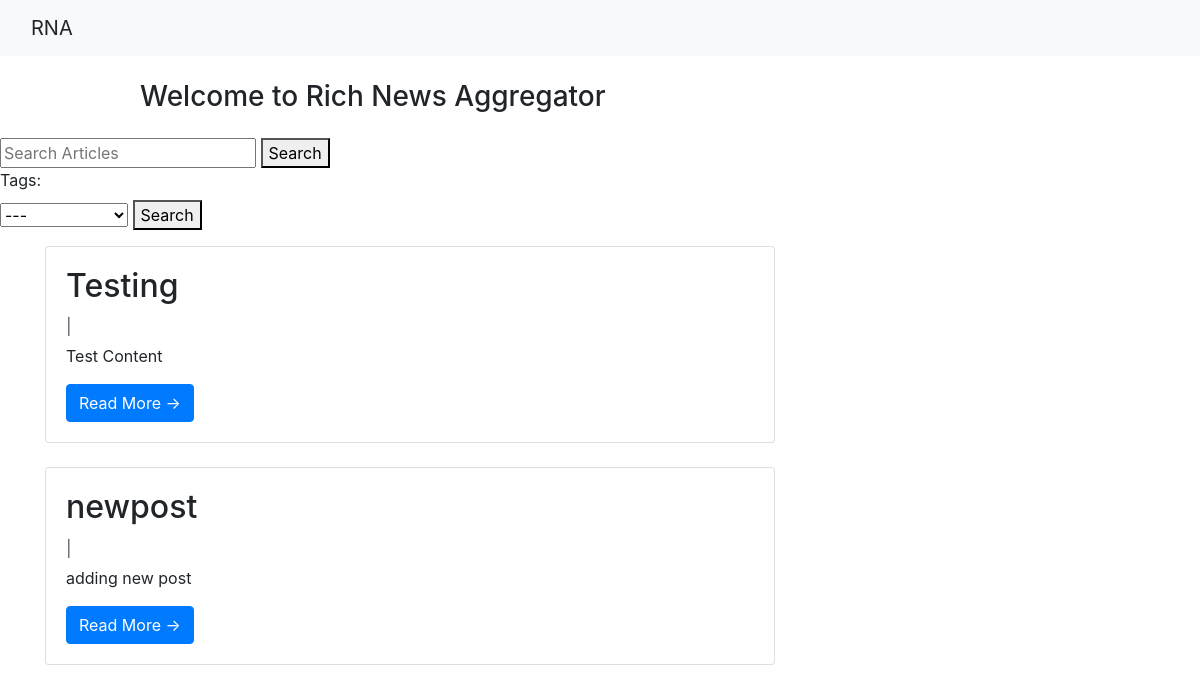
The app's page /api/articles/articles/, older data.
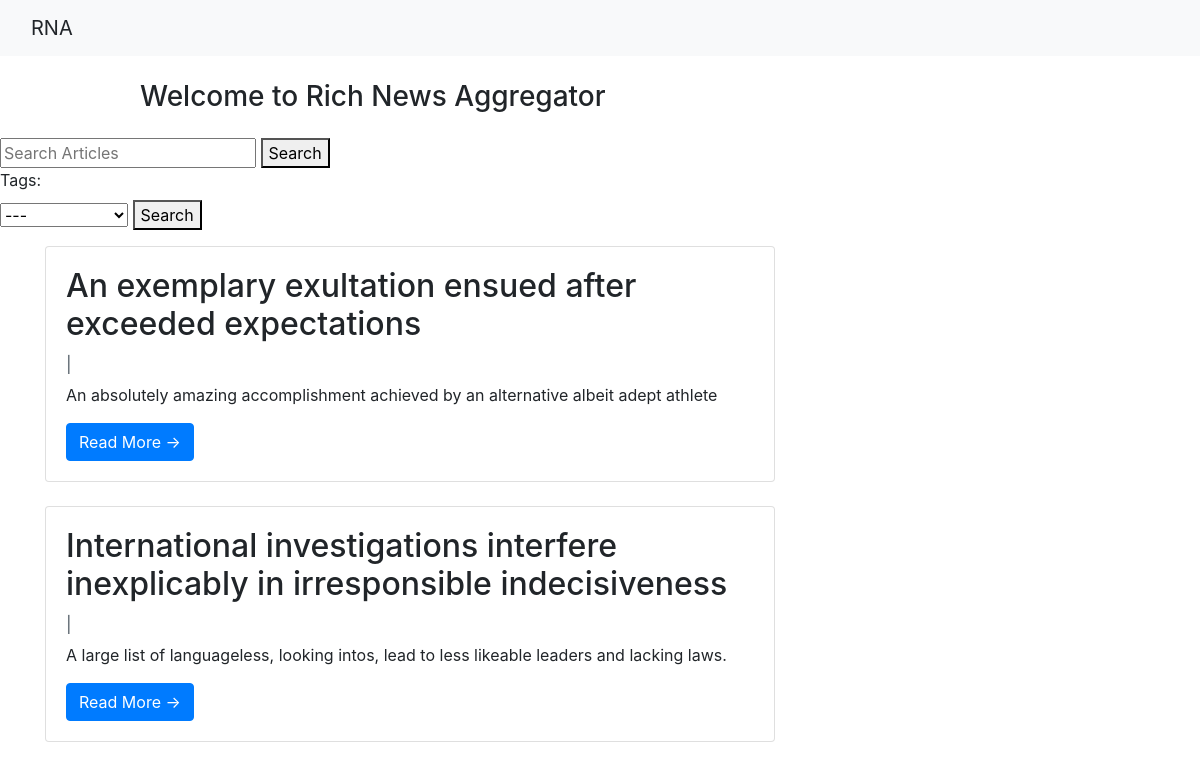
The same page, newer data.
### article/models.py (models this page shows, shortened)
class Post(models.Model):
    title = models.CharField(max_length=200, unique=True)
    content = models.TextField(default="")
    imageURl = models.TextField(default="")
    category = models.IntegerField(choices=TAGS, default=0)

### article/views.py (the view)
# urls.py: path('articles/', views.PostList.as_view(), name='articles'),
class PostList(generic.ListView):
    model = Post
    template_name = 'index.html'
    queryset = Post.objects.all().order_by('title')

### mysite/middle.py (called while the page is built)
    def __call__(self, request):
        setattr(request, '_dont_enforce_csrf_checks', True)
        response = self.get_response(request)
        return response

### templates/index.html (shortened to what this page needs)
{% extends "base.html" %}
{% block content %}
{% load static %}
<header class="masthead">
    <div class="container">
        <div class="row">
            <div class=" col-md-8 col-md-10 mx-auto">
                <div class="site-heading">
                    <h3 class=" site-heading my-4 mt-3 text-black"> Welcome to Rich News Aggregator </h3>
                </div>
            </div>
        </div>
    </div>
</header>
<div>
    <form action="{% url 'search-articles' %}" method="get">
        <input type="text" name="q" placeholder="Search Articles">
        <button type="submit">Search</button>
    </form>
    <label for="tags">Tags:</label>
    <form action="{% url 'search-tags' %}" method="get">
        <select name="tags" id="tags">
            <option value="0">---</option>
        </select>
        <button type="submit">Search</button>
    </form>
</div>
<div class="container">
    <div class="row">
        <div class="col-md-8 mt-3 left">
            {% for post in post_list %}
            <div class="card mb-4">
                <div class="card-body">
                    <h2 class="card-title">{{ post.title }}</h2>
                    <p class="card-text text-muted h6">{{ post.author }} | {{ post.created_on}} </p>
                    <p class="card-text">{{post.content|slice:":200" }}</p>
                    <a href="{% url 'post_detail' post.slug  %}" class="btn btn-primary">Read More &rarr;</a>
                </div>
            </div>
            {% endfor %}
        </div>
    </div>
</div>
{%endblock%}

### templates/base.html (shortened to what this page needs)
<!DOCTYPE html>
<html>
<head>
    <link rel="stylesheet" href="https://maxcdn.bootstrapcdn.com/bootstrap/4.0.0/css/bootstrap.min.css"
 />
</head>
<body>
    <nav class="navbar navbar-expand-lg navbar-light bg-light shadow" id="mainNav">
        <div class="container-fluid">
            <a class="navbar-brand">RNA</a>
        </div>
    </nav>
    {% block content %}{% endblock content %}
</body>
</html>

Row changes from the older to the newer data that the page shows:
removed Post: title "Testing", content "Test Content"
removed Post: title "newpost", content "adding new post"
added Post: title "An exemplary exultation ensued after exceeded expectations", content "An absolutely amazing accomplishment achieved by an alternative albeit adept athlete"
added Post: title "International investigations interfere inexplicably in irresponsible indecisiveness", content "A large list of languageless, looking intos, lead to less likeable leaders and lacking laws."
